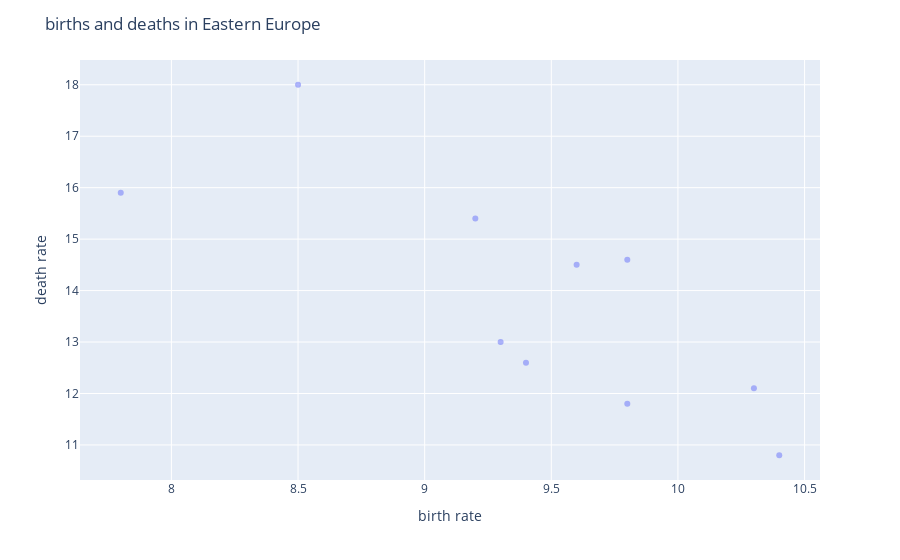

Write notebook code for a chart like this one.
### Code cell
# select only rows corresponding to given region
bool_eeu = df_EUpop['region'] == 'Eastern Europe'
df_eeu = df_EUpop.loc[bool_eeu, :]

# scatter
fig = px.scatter(df_eeu, x='birth_rate', y='death_rate', opacity=.5)

# label
fig.update_layout(
    title_text='births and deaths in Eastern Europe',
    xaxis_title='birth rate',
    yaxis_title='death rate')

### Figure 1 — Plotly figure (JSON) as saved in the notebook; plotly's stock layout.template omitted (floating-point values rounded to 4 significant figures)
{"data": [{"hovertemplate": "birth_rate=%{x}<br>death_rate=%{y}<extra></extra>", "legendgroup": "", "marker": {"color": "#636efa", "opacity": 0.5, "symbol": "circle"}, "mode": "markers", "name": "", "orientation": "v", "showlegend": false, "type": "scatter", "x": [9.3, 8.5, 10.3, 9.6, 9.8, 9.4, 9.2, 9.8, 10.4, 7.8], "xaxis": "x", "y": [13, 18, 12.1, 14.5, 11.8, 12.6, 15.4, 14.6, 10.8, 15.9], "yaxis": "y"}], "layout": {"legend": {"tracegroupgap": 0}, "margin": {"t": 60}, "title": {"text": "births and deaths in Eastern Europe"}, "xaxis": {"anchor": "y", "domain": [0, 1], "title": {"text": "birth rate"}}, "yaxis": {"anchor": "x", "domain": [0, 1], "title": {"text": "death rate"}}}}
